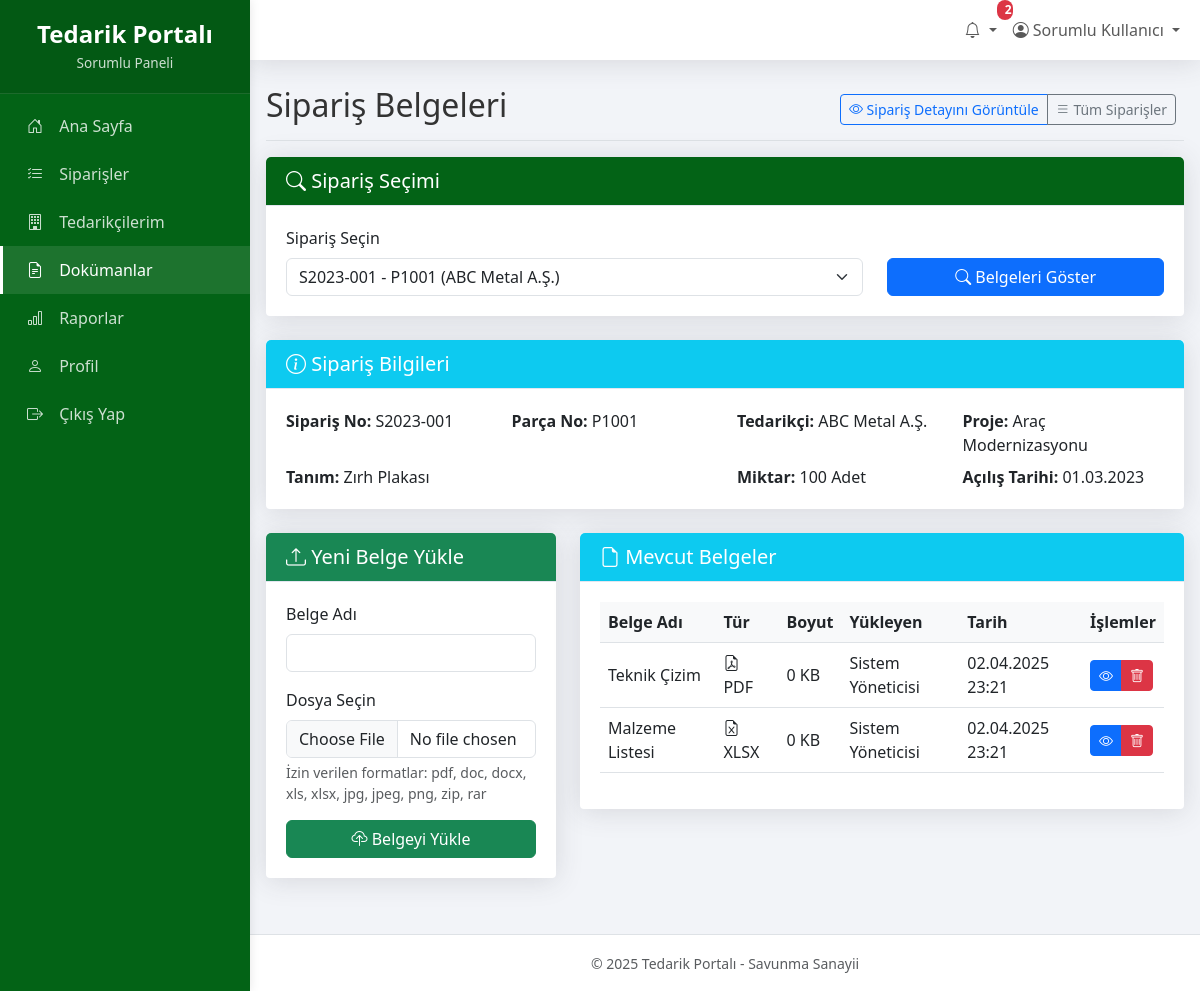
The app's page /sorumlu/dokumanlar.php?siparis_id=1 (signed in) with its own data.
### tables this page shows
CREATE TABLE `siparisler` (
  `id` int(11) NOT NULL,
  `siparis_no` varchar(50) NOT NULL,
  `parca_no` varchar(50) NOT NULL,
  `tanim` varchar(255) DEFAULT NULL,
  `proje_id` int(11) DEFAULT NULL,
  `tedarikci_id` int(11) DEFAULT NULL,
  `sorumlu_id` int(11) DEFAULT NULL,
  `acilis_tarihi` date NOT NULL,
  `parca_adi` varchar(255) NOT NULL,
  `teslim_tarihi` date DEFAULT NULL,
  `miktar` int(11) DEFAULT 0,
  `birim` varchar(20) DEFAULT NULL,
  `kalan_miktar` int(11) DEFAULT 0,
  `teslim_edilen_miktar` int(11) NOT NULL,
  `durum_id` int(11) NOT NULL,
  `fai` tinyint(1) DEFAULT 0,
  `paketleme` varchar(100) DEFAULT NULL,
  `satinalmaci` varchar(100) DEFAULT NULL,
  `alt_malzeme` text DEFAULT NULL,
  `tedarikci_tarihi` date DEFAULT NULL,
  `tedarikci_notu` text DEFAULT NULL,
  `onaylanan_revizyon` varchar(50) DEFAULT NULL,
  `tedarikci_parca_no` varchar(50) DEFAULT NULL,
  `vehicle_id` varchar(50) DEFAULT NULL,
  `olusturan_id` int(11) NOT NULL,
  `olusturma_tarihi` datetime DEFAULT current_timestamp(),
  `guncelleme_tarihi` datetime DEFAULT NULL ON UPDATE current_timestamp(),
  `aciklama` varchar(255) NOT NULL
);

CREATE TABLE `tedarikciler` (
  `id` int(11) NOT NULL,
  `firma_adi` varchar(255) NOT NULL,
  `firma_kodu` varchar(50) DEFAULT NULL,
  `adres` text DEFAULT NULL,
  `il` varchar(255) NOT NULL,
  `ilce` varchar(255) NOT NULL,
  `telefon` varchar(20) DEFAULT NULL,
  `email` varchar(100) DEFAULT NULL,
  `yetkili_kisi` varchar(100) DEFAULT NULL,
  `vergi_dairesi` varchar(255) NOT NULL,
  `vergi_no` varchar(20) DEFAULT NULL,
  `aktif` tinyint(1) NOT NULL DEFAULT 1,
  `olusturan_id` int(11) NOT NULL,
  `olusturma_tarihi` datetime DEFAULT current_timestamp(),
  `guncelleme_tarihi` datetime DEFAULT NULL ON UPDATE current_timestamp(),
  `kullanici_id` int(11) DEFAULT NULL,
  `aciklama` varchar(255) NOT NULL
);

CREATE TABLE `projeler` (
  `id` int(11) NOT NULL,
  `proje_kodu` varchar(255) NOT NULL,
  `proje_adi` varchar(255) NOT NULL,
  `proje_yoneticisi` varchar(255) DEFAULT NULL,
  `proje_aciklama` text DEFAULT NULL,
  `baslangic_tarihi` date DEFAULT NULL,
  `bitis_tarihi` date DEFAULT NULL,
  `durum` enum('Aktif','Tamamlandi','Beklemede','Iptal') NOT NULL DEFAULT 'Aktif',
  `olusturan_id` int(11) NOT NULL,
  `olusturma_tarihi` datetime DEFAULT current_timestamp(),
  `guncelleme_tarihi` datetime DEFAULT NULL ON UPDATE current_timestamp(),
  `aktif` tinyint(1) NOT NULL DEFAULT 1
);

CREATE TABLE `siparis_dokumanlari` (
  `id` int(11) NOT NULL,
  `siparis_id` int(11) NOT NULL,
  `dokuman_adi` varchar(255) NOT NULL,
  `dosya_yolu` varchar(255) NOT NULL,
  `dosya_turu` varchar(50) DEFAULT NULL,
  `dosya_boyutu` int(11) NOT NULL,
  `yukleme_tarihi` datetime DEFAULT current_timestamp(),
  `yukleyen_id` int(11) NOT NULL
);

### config.php (called while the page is built, shortened)
<?php
function guvenli($data) {
    if (is_null($data)) {
        return '';
    }
    return htmlspecialchars($data, ENT_QUOTES, 'UTF-8');
}
?>

### sorumlu/dokumanlar.php (the view, shortened to what this page needs)
<?php
require_once '../config.php';
$sorumlu_id = $_SESSION['kullanici_id'];
$siparis_id = isset($_POST['siparis_id']) ? intval($_POST['siparis_id']) : (isset($_GET['siparis_id']) ? intval($_GET['siparis_id']) : 0);
$siparisler_sql = "SELECT s.id, s.siparis_no, s.parca_no, s.tanim, t.firma_adi, p.proje_adi
                  FROM siparisler s
                  LEFT JOIN projeler p ON s.proje_id = p.id
                  LEFT JOIN tedarikciler t ON s.tedarikci_id = t.id
                  WHERE s.sorumlu_id = ? OR s.tedarikci_id IN (
                      SELECT tedarikci_id FROM sorumluluklar WHERE sorumlu_id = ?
                  )
                  ORDER BY s.id DESC";
$siparisler_stmt = $db->prepare($siparisler_sql);
$siparisler_stmt->execute([$sorumlu_id, $sorumlu_id]);
$siparisler = $siparisler_stmt->fetchAll(PDO::FETCH_ASSOC);
$siparis = null;
if ($siparis_id > 0) {
    $siparis_sql = "SELECT s.*, p.proje_adi, t.firma_adi
                   FROM siparisler s
                   LEFT JOIN projeler p ON s.proje_id = p.id
                   LEFT JOIN tedarikciler t ON s.tedarikci_id = t.id
                   WHERE s.id = ? AND (s.sorumlu_id = ? OR s.tedarikci_id IN (
                       SELECT tedarikci_id FROM sorumluluklar WHERE sorumlu_id = ?
                   ))";
    $siparis_stmt = $db->prepare($siparis_sql);
    $siparis_stmt->execute([$siparis_id, $sorumlu_id, $sorumlu_id]);
    $siparis = $siparis_stmt->fetch(PDO::FETCH_ASSOC);
}
$dokumanlar = [];
$yukleyenler = [];
if ($siparis) {
    $dokuman_sql = "SELECT * FROM siparis_dokumanlari WHERE siparis_id = ? ORDER BY yukleme_tarihi DESC";
    $dokuman_stmt = $db->prepare($dokuman_sql);
    $dokuman_stmt->execute([$siparis_id]);
    $dokumanlar = $dokuman_stmt->fetchAll(PDO::FETCH_ASSOC);
    $yukleyenler_ids = array_unique(array_column($dokumanlar, 'yukleyen_id'));
    if (!empty($yukleyenler_ids)) {
        $yukleyenler_sql = "SELECT id, ad_soyad FROM kullanicilar WHERE id IN (" . implode(',', $yukleyenler_ids) . ")";
        $yukleyenler_stmt = $db->prepare($yukleyenler_sql);
        $yukleyenler_stmt->execute();
        foreach ($yukleyenler_stmt->fetchAll(PDO::FETCH_ASSOC) as $kullanici) {
            $yukleyenler[$kullanici['id']] = $kullanici['ad_soyad'];
        }
    }
}
include 'header.php';
?>
<div class="d-flex justify-content-between flex-wrap flex-md-nowrap align-items-center pt-3 pb-2 mb-3 border-bottom">
    <h1 class="h2">Sipariş Belgeleri</h1>
    <div class="btn-toolbar mb-2 mb-md-0">
        <div class="btn-group me-2">
            <?php if ($siparis): ?>
            <a href="siparis_detay.php?id=<?= $siparis_id ?>" class="btn btn-sm btn-outline-primary">
                <i class="bi bi-eye"></i> Sipariş Detayını Görüntüle
            </a>
            <?php endif; ?>
            <a href="siparisler.php" class="btn btn-sm btn-outline-secondary">
                <i class="bi bi-list"></i> Tüm Siparişler
            </a>
        </div>
    </div>
</div>
<div class="card mb-4">
    <div class="card-header bg-primary text-white">
        <h5 class="mb-0"><i class="bi bi-search"></i> Sipariş Seçimi</h5>
    </div>
    <div class="card-body">
        <form method="post" action="dokumanlar.php">
            <div class="row">
                <div class="col-md-8">
                    <div class="form-group">
                        <label for="siparis_id" class="form-label">Sipariş Seçin</label>
                        <select class="form-select" id="siparis_id" name="siparis_id" required>
                            <?php foreach ($siparisler as $s): ?>
                                <option value="<?= $s['id'] ?>" <?= ($siparis_id == $s['id']) ? 'selected' : '' ?>>
                                    <?= guvenli($s['siparis_no']) ?> - <?= guvenli($s['parca_no']) ?> (<?= guvenli($s['firma_adi']) ?>)
                                </option>
                            <?php endforeach; ?>
                        </select>
                    </div>
                </div>
                <div class="col-md-4 d-flex align-items-end">
                    <button type="submit" class="btn btn-primary w-100">
                        <i class="bi bi-search"></i> Belgeleri Göster
                    </button>
                </div>
            </div>
        </form>
    </div>
</div>
<?php if ($siparis): ?>
<div class="card mb-4">
    <div class="card-header bg-info text-white">
        <h5 class="mb-0"><i class="bi bi-info-circle"></i> Sipariş Bilgileri</h5>
    </div>
    <div class="card-body">
        <div class="row">
            <div class="col-md-3">
                <strong>Sipariş No:</strong> <?= guvenli($siparis['siparis_no']) ?>
            </div>
            <div class="col-md-3">
                <strong>Parça No:</strong> <?= guvenli($siparis['parca_no']) ?>
            </div>
            <div class="col-md-3">
                <strong>Tedarikçi:</strong> <?= guvenli($siparis['firma_adi']) ?>
            </div>
            <div class="col-md-3">
                <strong>Proje:</strong> <?= guvenli($siparis['proje_adi']) ?>
            </div>
        </div>
        <div class="row mt-2">
            <div class="col-md-6">
                <strong>Tanım:</strong> <?= guvenli($siparis['tanim']) ?>
            </div>
            <div class="col-md-3">
                <strong>Miktar:</strong> <?= guvenli($siparis['miktar']) ?> <?= guvenli($siparis['birim']) ?>
            </div>
            <div class="col-md-3">
                <strong>Açılış Tarihi:</strong> <?= date('d.m.Y', strtotime($siparis['acilis_tarihi'])) ?>
            </div>
        </div>
    </div>
</div>
<div class="row">
    <div class="col-md-4 mb-4">
        <div class="card">
            <div class="card-header bg-success text-white">
                <h5 class="mb-0"><i class="bi bi-upload"></i> Yeni Belge Yükle</h5>
            </div>
            <div class="card-body">
                <form method="post" enctype="multipart/form-data">
                    <div class="mb-3">
                        <label for="dokuman_adi" class="form-label">Belge Adı</label>
                        <input type="text" class="form-control" id="dokuman_adi" name="dokuman_adi" required>
                    </div>
                    <div class="mb-3">
                        <label for="dokuman" class="form-label">Dosya Seçin</label>
                        <input type="file" class="form-control" id="dokuman" name="dokuman" required>
                        <div class="form-text">İzin verilen formatlar: pdf, doc, docx, xls, xlsx, jpg, jpeg, png, zip, rar</div>
                    </div>
                    <div class="d-grid">
                        <button type="submit" name="yukle" class="btn btn-success">
                            <i class="bi bi-cloud-upload"></i> Belgeyi Yükle
                        </button>
                    </div>
                </form>
            </div>
        </div>
    </div>
    <div class="col-md-8">
        <div class="card">
            <div class="card-header bg-info text-white">
                <h5 class="mb-0"><i class="bi bi-file-earmark"></i> Mevcut Belgeler</h5>
            </div>
            <div class="card-body">
                <?php if (count($dokumanlar) > 0): ?>
                    <div class="table-responsive">
                        <table class="table table-hover">
                            <thead>
                                <tr>
                                    <th>Belge Adı</th>
                                    <th>Tür</th>
                                    <th>Boyut</th>
                                    <th>Yükleyen</th>
                                    <th>Tarih</th>
                                    <th>İşlemler</th>
                                </tr>
                            </thead>
                            <tbody>
                                <?php foreach ($dokumanlar as $dokuman): ?>
                                    <tr>
                                        <td><?= guvenli($dokuman['dokuman_adi']) ?></td>
                                        <td>
                                            <?php
                                            $icon = 'file-earmark';
                                            $dosya_turu = strtolower($dokuman['dosya_turu']);
                                            if (strpos($dosya_turu, 'pdf') !== false) $icon = 'file-earmark-pdf';
                                            elseif (strpos($dosya_turu, 'word') !== false || strpos($dosya_turu, 'doc') !== false) $icon = 'file-earmark-word';
                                            elseif (strpos($dosya_turu, 'excel') !== false || strpos($dosya_turu, 'xls') !== false) $icon = 'file-earmark-excel';
                                            elseif (strpos($dosya_turu, 'image') !== false || strpos($dosya_turu, 'jpg') !== false || strpos($dosya_turu, 'png') !== false) $icon = 'file-earmark-image';
                                            elseif (strpos($dosya_turu, 'archive') !== false || strpos($dosya_turu, 'zip') !== false || strpos($dosya_turu, 'rar') !== false) $icon = 'file-earmark-zip';
                                            ?>
                                            <i class="bi bi-<?= $icon ?>"></i> <?= guvenli($dokuman['dosya_turu']) ?>
                                        </td>
                                        <td>
                                            <?php if (isset($dokuman['dosya_boyutu'])): ?>
                                                <?= round($dokuman['dosya_boyutu'] / 1024, 2) ?> KB
                                            <?php else: ?>
                                                -
                                            <?php endif; ?>
                                        </td>
                                        <td>
                                            <?= isset($yukleyenler[$dokuman['yukleyen_id']]) ? guvenli($yukleyenler[$dokuman['yukleyen_id']]) : 'Bilinmiyor' ?>
                                        </td>
                                        <td><?= date('d.m.Y H:i', strtotime($dokuman['yukleme_tarihi'])) ?></td>
                                        <td>
                                            <div class="btn-group btn-group-sm">
                                                <a href="../uploads/<?= $dokuman['dosya_yolu'] ?>" target="_blank" class="btn btn-primary">
                                                    <i class="bi bi-eye"></i>
                                                </a>
                                                <a href="dokumanlar.php?siparis_id=<?= $siparis_id ?>&sil=<?= $dokuman['id'] ?>" class="btn btn-danger" onclick="return confirm('Bu belgeyi silmek istediğinizden emin misiniz?')">
                                                    <i class="bi bi-trash"></i>
                                                </a>
                                            </div>
                                        </td>
                                    </tr>
                                <?php endforeach; ?>
                            </tbody>
                        </table>
                    </div>
                <?php else: ?>
                    <div class="alert alert-info">
                        <i class="bi bi-info-circle"></i> Bu siparişe ait belge bulunmamaktadır.
                    </div>
                <?php endif; ?>
            </div>
        </div>
    </div>
</div>
<?php endif; ?>
<?php include 'footer.php'; ?>

### assets/css/panel.css (style rules this page uses)
:root { --primary-color: #1a3a5f; --secondary-color: #36404a; --accent-color: #507093; --light-color: #f2f4f8; --text-color: #333; --border-color: #d8dbe0; --success-color: #3c6a56; --warning-color: #a17d32; --danger-color: #8c3a3a; --info-color: #3a5a7c; --sidebar-width: 250px; }
html, body { height: 100%; margin: 0; padding: 0; overflow-x: hidden; }
body { background-color: var(--light-color); color: var(--text-color); font-family: 'Segoe UI', Arial, sans-serif; position: relative; min-height: 100vh; display: flex; flex-direction: column; }
.card { border: none; margin-bottom: 1.5rem; border-radius: 0.25rem; box-shadow: 0 0.125rem 0.25rem rgba(0, 0, 0, 0.075); }
.card-header { padding: 0.75rem 1.25rem; background-color: #fff; border-bottom: 1px solid var(--border-color); font-weight: 600; }
.card-body { padding: 1.25rem; }
.table th { font-weight: 600; border-top: none; background-color: #f8f9fa; white-space: nowrap; }
.table td { vertical-align: middle; }
.table-responsive { overflow-x: auto; }

### records on screen
siparisler: siparis_no "S2023-001", parca_no "P1001", tedarikci.firma_adi "ABC Metal A.Ş.", proje.proje_adi "Araç Modernizasyonu", tanim "Zırh Plakası", miktar "100", birim "Adet", acilis_tarihi "01.03.2023"
siparis_dokumanlari: dokuman_adi "Teknik Çizim", dosya_turu "PDF", $dokuman['dosya_boyutu']/1024 "0", yukleyen "Sistem Yöneticisi", yukleme_tarihi "02.04.2025 23:21"
siparis_dokumanlari: dokuman_adi "Malzeme Listesi", dosya_turu "XLSX", $dokuman['dosya_boyutu']/1024 "0", yukleyen "Sistem Yöneticisi", yukleme_tarihi "02.04.2025 23:21"

### other values on screen
$okunmamis_bildirim_sayisi "2"
guvenli($_SESSION['ad_soyad']) "Sorumlu Kullanıcı"
form field siparis_id "S2023-001 - P1001 (ABC Metal A.Ş.)"
